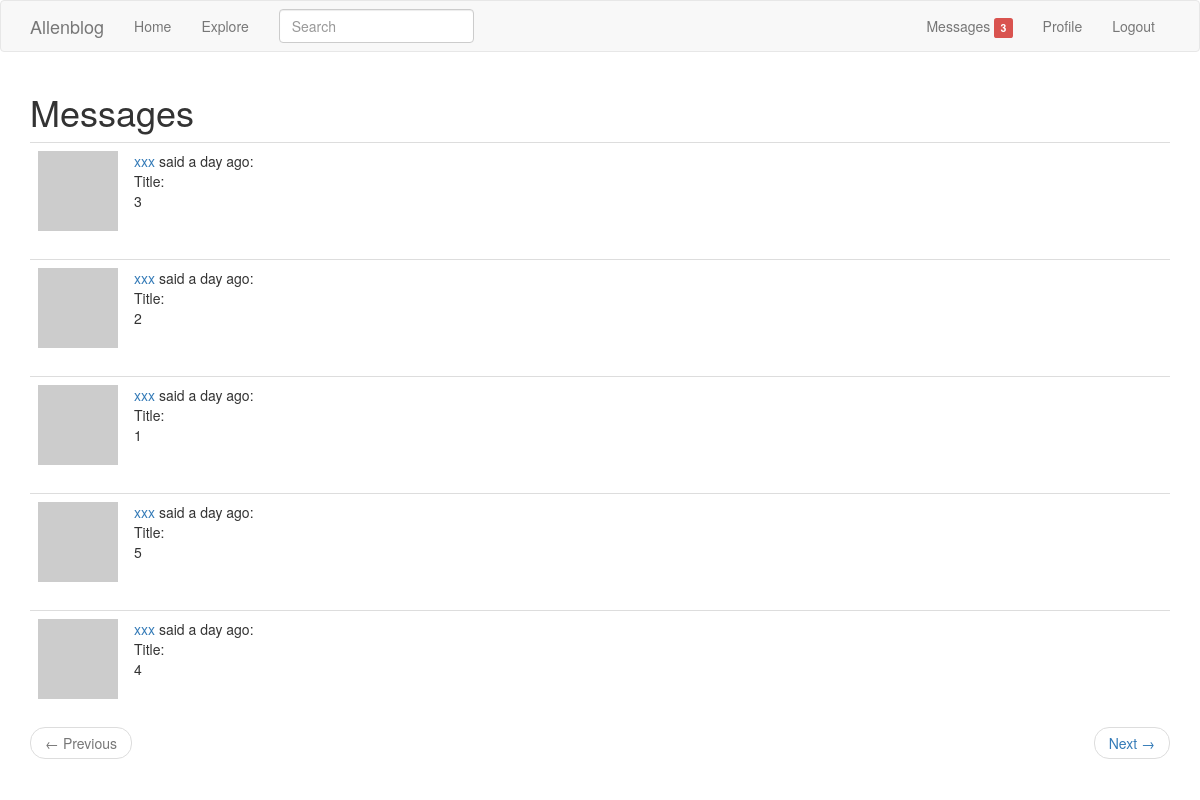
Screenshot of /messages (signed in) with the database file from the repository.
### app/models.py (models this page shows, shortened)
class Message(db.Model):
    id = db.Column(db.Integer, primary_key=True)
    sender_id = db.Column(db.Integer, db.ForeignKey('user.id'))
    recipient_id = db.Column(db.Integer, db.ForeignKey('user.id'))
    body = db.Column(db.String(140))
    timestamp = db.Column(db.DateTime, index=True, default=datetime.utcnow)

class User(db.Model, UserMixin):
    __tablename__ = 'user'
    id = db.Column(db.Integer, primary_key=True)
    username = db.Column(db.String(64), index=True, unique=True)
    email = db.Column(db.String(120), index=True, unique=True)
    password_hash = db.Column(db.String(128))
    posts = db.relationship('Post', backref='author', lazy='dynamic')
    about_me = db.Column(db.String(140))
    last_seen = db.Column(db.DateTime, default=datetime.utcnow)
    followed = db.relationship(
        'User', secondary=followers,
        primaryjoin=(followers.c.follower_id == id),
        secondaryjoin=(followers.c.followed_id == id),
        backref=db.backref('followers', lazy='dynamic'),
        lazy='dynamic'
    )
    messages_sent = db.relationship('Message',
                                    foreign_keys='Message.sender_id',
                                    backref='author', lazy='dynamic')
    messages_received = db.relationship('Message',
                                        foreign_keys='Message.recipient_id',
                                        backref='recipient', lazy='dynamic')
    last_message_read_time = db.Column(db.DateTime)
    notifications = db.relationship('Notification', backref='user', lazy='dynamic')
    def avatar(self, size):
        digest = md5(self.email.lower().encode('utf-8')).hexdigest()
        return 'https://www.gravatar.com/avatar/{}?d=identicon&s={}'.format(digest, size)
    def new_messages_num(self):
        last_read_time = self.last_message_read_time or datetime(1900, 1, 1)
        return Message.query.filter_by(recipient=self).filter(
            Message.timestamp > last_read_time).count()

### app/main/views.py (the view)
@main.route('/messages')
@login_required
def check_messages():
    current_user.last_message_read_time = datetime.utcnow()
    db.session.commit()
    page = request.args.get('page', 1, type=int)
    messages = current_user.messages_received.order_by(
        Message.timestamp.desc()).paginate(
            page, current_app.config['POSTS_PER_PAGE'], False)
    next_url = url_for('main.check_messages', page=messages.next_num) \
        if messages.has_next else None
    prev_url = url_for('main.check_messages', page=messages.prev_num) \
        if messages.has_prev else None
    return render_template('messages.html', messages=messages.items,
                           next_url=next_url, prev_url=prev_url)

### app/main/forms.py
class SearchForm(FlaskForm):
    q = StringField('Search', validators=[DataRequired()])
    def __init__(self, *args, **kwargs):
        if 'formdata' not in kwargs:
            kwargs['formdata'] = request.args
        if 'csrf_enabled' not in kwargs:
            kwargs['csrf_enabled'] = False
        super(SearchForm, self).__init__(*args, **kwargs)

### app/main/views.py (called while the page is built)
@main.before_request
def before_request():
    if current_user.is_authenticated:
        current_user.last_seen = datetime.utcnow()
        db.session.commit()
        g.search_form = SearchForm()

### app/models.py (called while the page is built)
@login_manager.user_loader
def load_user(id):
    return User.query.get(int(id))

    @classmethod
    def before_commit(cls, session):
        session._changes = {
            'add': list(session.new),
            'update': list(session.dirty),
            'delete': list(session.deleted)
        }

    @classmethod
    def after_commit(cls, session):
        for obj in session._changes['add']:
            if isinstance(obj, SearchableMixin):
                add_to_index(obj.__tablename__, obj)
        for obj in session._changes['update']:
            if isinstance(obj, SearchableMixin):
                add_to_index(obj.__tablename__, obj)
        for obj in session._changes['delete']:
            if isinstance(obj, SearchableMixin):
                remove_from_index(obj.__tablename__, obj)
        session._changes = None

### app/templates/messages.html
{% extends "base.html" %}
{% block app_content %}
    <h1>Messages</h1>
    {% for post in messages %}
        {% include '_post.html' %}
    {% endfor %}
    {% include '_pagination.html' %}
{% endblock %}

### app/templates/_post.html
    <table class="table table-hover">
        <tr>
            <td width="70px">
                <span class="user_popup">
                    <a href="{{ url_for('main.user_profile', username=post.author.username) }}">
                        <img src="{{ post.author.avatar(70) }}" />
                    </a>
                 </span>
            </td>
            <td>
                <span class="user_popup">
                    <a href="{{ url_for('main.user_profile', username=post.author.username) }}">
                        {{ post.author.username }}
                    </a>
                </span>
                said {{ moment(post.timestamp).fromNow() }}:
                <br>
                Title: {{ post.title }}
                <br>
                {{ post.body }}
            </td>
        </tr>
    </table>

### rows the page displays
Message: author.username "xxx", timestamp "a day ago", body "3"
Message: author.username "xxx", timestamp "a day ago", body "2"
Message: author.username "xxx", timestamp "a day ago", body "1"
Message: author.username "xxx", timestamp "a day ago", body "5"
Message: author.username "xxx", timestamp "a day ago", body "4"

### other values shown
{{ new_messages }} "3"
